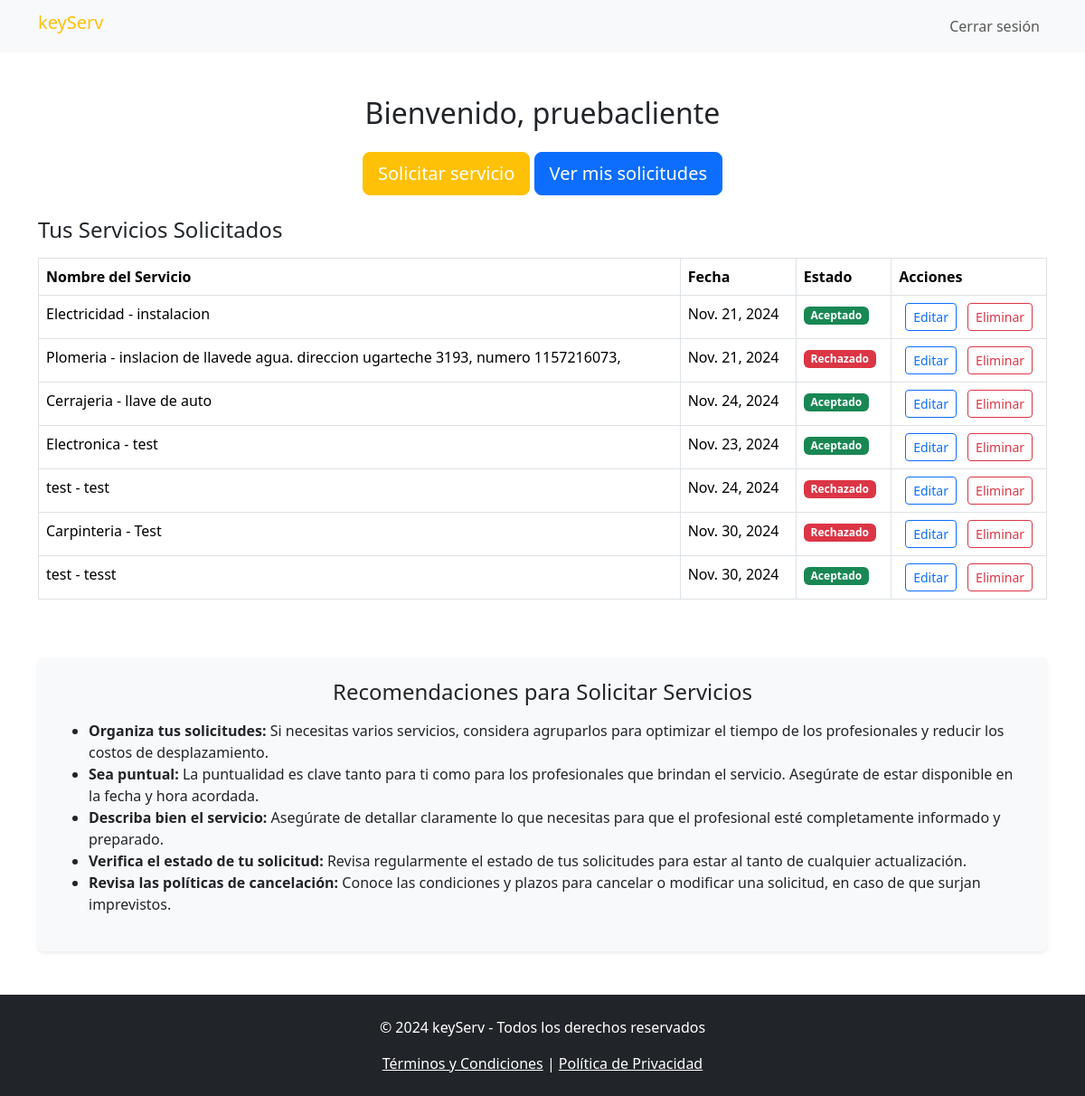
The page /solicitudes/listado_solicitudes_cliente/ (signed in) on the database as committed earlier.
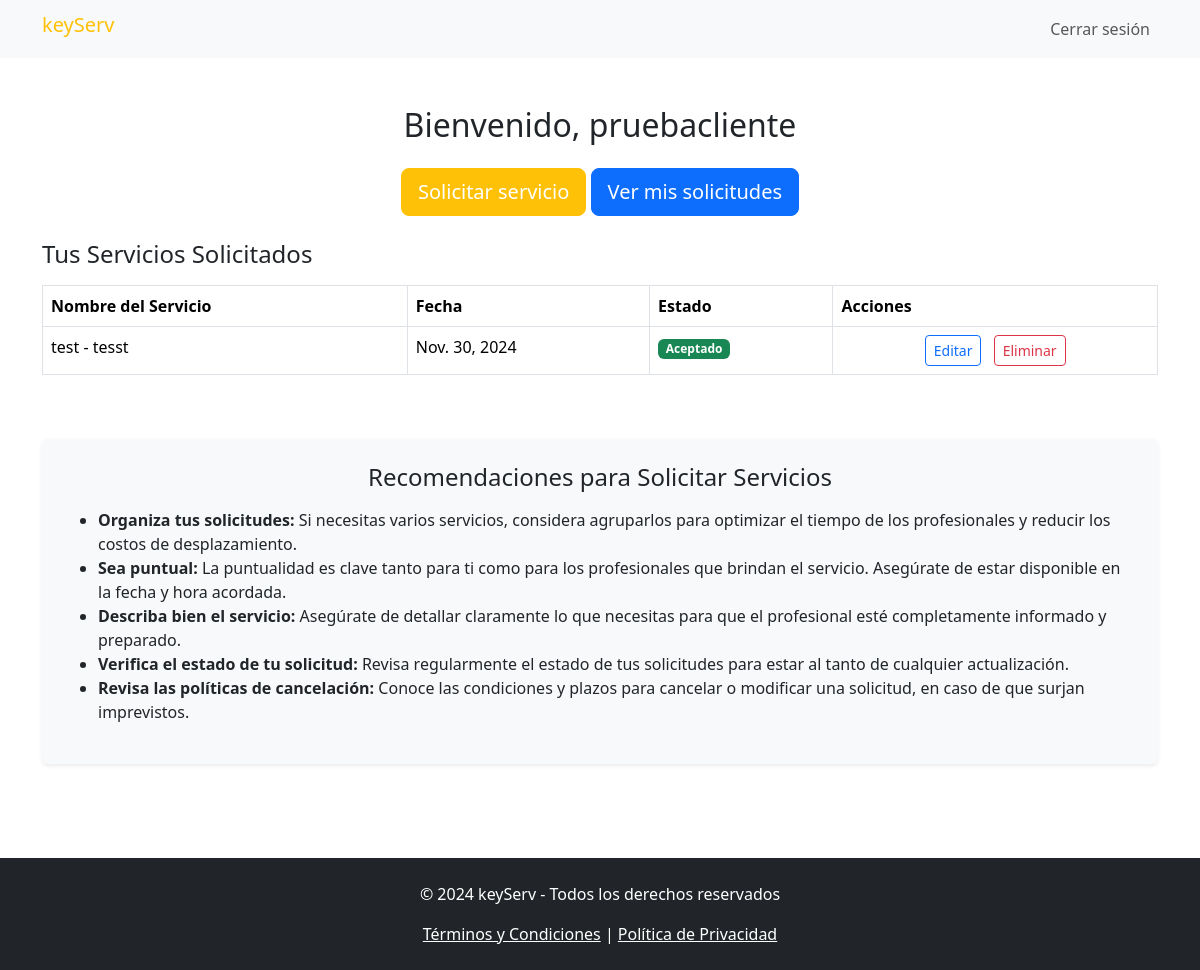
The same page on the database as committed later.
### apps/solicitudes/models.py (models this page shows, shortened)
class Solicitud(models.Model):
    cliente = models.ForeignKey(Cliente, on_delete=models.CASCADE)
    servicio = models.ForeignKey(Servicio, on_delete=models.CASCADE)
    fecha_solicitud = models.DateField(auto_now_add=True)
    fecha_servicio = models.DateField()
    estado = models.CharField(max_length=10, default='Pendiente')

### apps/servicios/models.py (models this page shows, shortened)
class Servicio(models.Model):
    nombre_servicio = models.CharField(max_length=100)
    descripcion = models.TextField()

### apps/solicitudes/views.py (the view)
# urls.py: path('listado_solicitudes_cliente/', views.SolicitudesClienteView.as_view(), name='listado_solicitudes_cliente'),
class SolicitudesClienteView(TemplateView):
    template_name = "dashboard_cliente.html"
    def get_context_data(self, **kwargs):
        contexto = super().get_context_data(**kwargs)
        cliente = self.request.user.cliente
        contexto['solicitudes'] = Solicitud.objects.filter(cliente=cliente)
        return contexto

### apps/usuarios/templates/dashboard_cliente.html (shortened to what the changed rows need)
{% extends 'base.html' %}
{% block navbar %}
    <nav class="navbar navbar-expand-lg navbar-light bg-light">
        <div class="container">
            <h1 class="navbar-brand text-warning" href="#">keyServ</h1>
        </div>
    </nav>
{% endblock %}
{% block content %}
  <main class="container py-5 d-flex flex-column min-vh-100">
    <section>
        <h2 class="text-center text-dark mb-4">Bienvenido, {{ user.username }}</h2>
        <div class="table-responsive mt-3">
            <table class="table table-bordered table-hover">
                <thead class="bg-dark text-white">
                    <tr>
                        <th>Nombre del Servicio</th>
                        <th>Fecha</th>
                        <th>Estado</th>
                        <th>Acciones</th>
                    </tr>
                </thead>
                <tbody>
                    {% for solicitud in solicitudes %}
                    <tr>
                        <td>{{ solicitud.servicio.nombre_servicio }} - {{ solicitud.servicio.descripcion }}</td>
                        <td>{{ solicitud.fecha_servicio }}</td>
                        <td>
                            <span class="badge
                                {% if solicitud.estado == 'Pendiente' %}bg-primary
                                {% elif solicitud.estado == 'Aceptado' %}bg-success
                                {% elif solicitud.estado == 'Rechazado' %}bg-danger
                                {% else %}bg-secondary{% endif %}">
                                {{ solicitud.estado }}
                            </span>
                        </td>
                        <td class="text-center">
                            <a href="{% url 'actualizar_solicitud' solicitud.id %}" class="btn btn-outline-primary btn-sm me-2">
                                 Editar
                            </a>
                            <button class="btn btn-outline-danger btn-sm" onclick="confirmDelete({{solicitud.id}})">
                                 Eliminar
                            </button>
                        </td>
                    </tr>
                    {% empty %}
                    <tr>
                        <td colspan="4" class="text-center">Para ver los servicios que has solicitado, haz clic en el botón 'Ver mis solicitudes' y consulta el estado de tus solicitudes.</td>
                    </tr>
                    {% endfor %}
                </tbody>
            </table>
        </div>
    </section>
</main>
{% endblock %}

Rows that differ between the two databases and show on the page:
removed Solicitud: servicio.nombre_servicio "Electricidad", servicio.descripcion "instalacion", fecha_servicio "Nov. 21, 2024", estado "Aceptado"
removed Solicitud: servicio.nombre_servicio "Plomeria", servicio.descripcion "inslacion de llavede agua. direccion ugarteche 3193, numero 1157216073,", fecha_servicio "Nov. 21, 2024", estado "Rechazado"
removed Solicitud: servicio.nombre_servicio "Cerrajeria", servicio.descripcion "llave de auto", fecha_servicio "Nov. 24, 2024", estado "Aceptado"
removed Solicitud: servicio.nombre_servicio "Electronica", servicio.descripcion "test", fecha_servicio "Nov. 23, 2024", estado "Aceptado"
removed Solicitud: servicio.nombre_servicio "test", servicio.descripcion "test", fecha_servicio "Nov. 24, 2024", estado "Rechazado"
removed Solicitud: servicio.nombre_servicio "Carpinteria", servicio.descripcion "Test", fecha_servicio "Nov. 30, 2024", estado "Rechazado"
